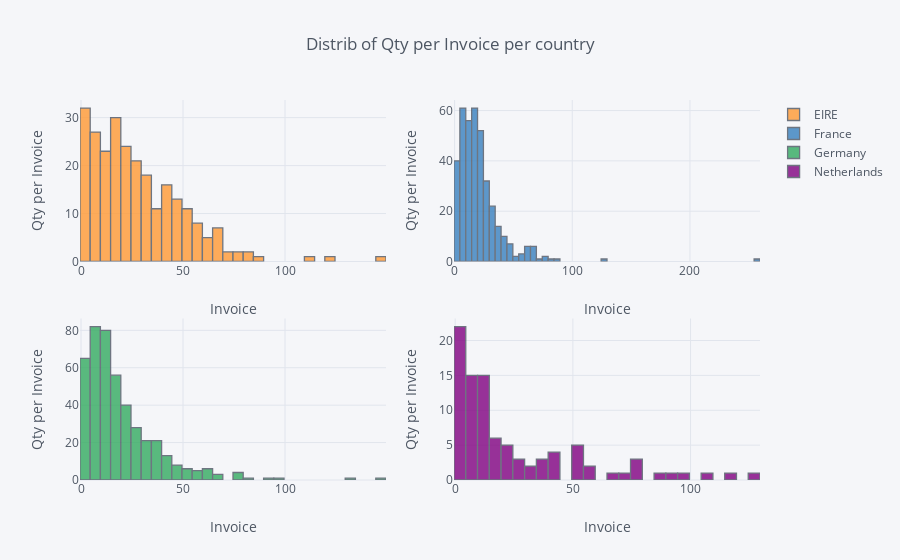

The code cell stored with this chart in its notebook:
### Code cell
# Now lets plot a graph for each country
data.loc[(data['Country'].isin(country_list))].pivot_table(index = 'InvoiceNo',columns = 'Country',
                                                           values = ('Quantity'),
                                                           aggfunc = 'count').iplot(kind = 'hist',
                                                                           xTitle = 'Invoice',
                                                                           yTitle = 'Qty per Invoice',
                                                                           title = 'Distrib of Qty per Invoice per country',
                                                                           subplots = True)

### Figure 1 — Plotly figure (JSON) as saved in the notebook; plotly's stock layout.template omitted (floating-point values rounded to 4 significant figures; data arrays with more than 128 entries replaced by an {"elided": "..."} marker saying what was removed)
{"data": [{"histfunc": "count", "histnorm": "", "marker": {"color": "rgba(255, 153, 51, 1.0)", "line": {"color": "#4D5663", "width": 1.3}}, "name": "EIRE", "opacity": 0.8, "orientation": "v", "type": "histogram", "uid": "0cca10ee-e5f3-443b-b8d0-bc3d12f73fee", "x": {"elided": "1171 int values"}, "xaxis": "x", "yaxis": "y"}, {"histfunc": "count", "histnorm": "", "marker": {"color": "rgba(55, 128, 191, 1.0)", "line": {"color": "#4D5663", "width": 1.3}}, "name": "France", "opacity": 0.8, "orientation": "v", "type": "histogram", "uid": "b9fbfe7a-bc42-4e45-bd8b-daf544728ce4", "x": {"elided": "1171 int values"}, "xaxis": "x2", "yaxis": "y2"}, {"histfunc": "count", "histnorm": "", "marker": {"color": "rgba(50, 171, 96, 1.0)", "line": {"color": "#4D5663", "width": 1.3}}, "name": "Germany", "opacity": 0.8, "orientation": "v", "type": "histogram", "uid": "9fd00a59-ccec-40d5-86e8-24c8ceffae69", "x": {"elided": "1171 int values"}, "xaxis": "x3", "yaxis": "y3"}, {"histfunc": "count", "histnorm": "", "marker": {"color": "rgba(128, 0, 128, 1.0)", "line": {"color": "#4D5663", "width": 1.3}}, "name": "Netherlands", "opacity": 0.8, "orientation": "v", "type": "histogram", "uid": "318babda-8be3-4c4a-85d4-0e85cc58f12f", "x": {"elided": "1171 int values"}, "xaxis": "x4", "yaxis": "y4"}], "layout": {"barmode": "overlay", "legend": {"bgcolor": "#F5F6F9", "font": {"color": "#4D5663"}}, "paper_bgcolor": "#F5F6F9", "plot_bgcolor": "#F5F6F9", "title": {"font": {"color": "#4D5663"}, "text": "Distrib of Qty per Invoice per country"}, "xaxis": {"anchor": "y", "domain": [0, 0.45], "gridcolor": "#E1E5ED", "showgrid": true, "tickfont": {"color": "#4D5663"}, "title": {"font": {"color": "#4D5663"}, "text": "Invoice"}, "zerolinecolor": "#E1E5ED"}, "xaxis2": {"anchor": "y2", "domain": [0.55, 1], "gridcolor": "#E1E5ED", "showgrid": true, "tickfont": {"color": "#4D5663"}, "title": {"font": {"color": "#4D5663"}, "text": "Invoice"}, "zerolinecolor": "#E1E5ED"}, "xaxis3": {"anchor": "y3", "domain": [0, 0.45], "gridcolor": "#E1E5ED", "showgrid": true, "tickfont": {"color": "#4D5663"}, "title": {"font": {"color": "#4D5663"}, "text": "Invoice"}, "zerolinecolor": "#E1E5ED"}, "xaxis4": {"anchor": "y4", "domain": [0.55, 1], "gridcolor": "#E1E5ED", "showgrid": true, "tickfont": {"color": "#4D5663"}, "title": {"font": {"color": "#4D5663"}, "text": "Invoice"}, "zerolinecolor": "#E1E5ED"}, "yaxis": {"anchor": "x", "domain": [0.575, 1], "gridcolor": "#E1E5ED", "showgrid": true, "tickfont": {"color": "#4D5663"}, "title": {"font": {"color": "#4D5663"}, "text": "Qty per Invoice"}, "zerolinecolor": "#E1E5ED"}, "yaxis2": {"anchor": "x2", "domain": [0.575, 1], "gridcolor": "#E1E5ED", "showgrid": true, "tickfont": {"color": "#4D5663"}, "title": {"font": {"color": "#4D5663"}, "text": "Qty per Invoice"}, "zerolinecolor": "#E1E5ED"}, "yaxis3": {"anchor": "x3", "domain": [0, 0.425], "gridcolor": "#E1E5ED", "showgrid": true, "tickfont": {"color": "#4D5663"}, "title": {"font": {"color": "#4D5663"}, "text": "Qty per Invoice"}, "zerolinecolor": "#E1E5ED"}, "yaxis4": {"anchor": "x4", "domain": [0, 0.425], "gridcolor": "#E1E5ED", "showgrid": true, "tickfont": {"color": "#4D5663"}, "title": {"font": {"color": "#4D5663"}, "text": "Qty per Invoice"}, "zerolinecolor": "#E1E5ED"}}}
